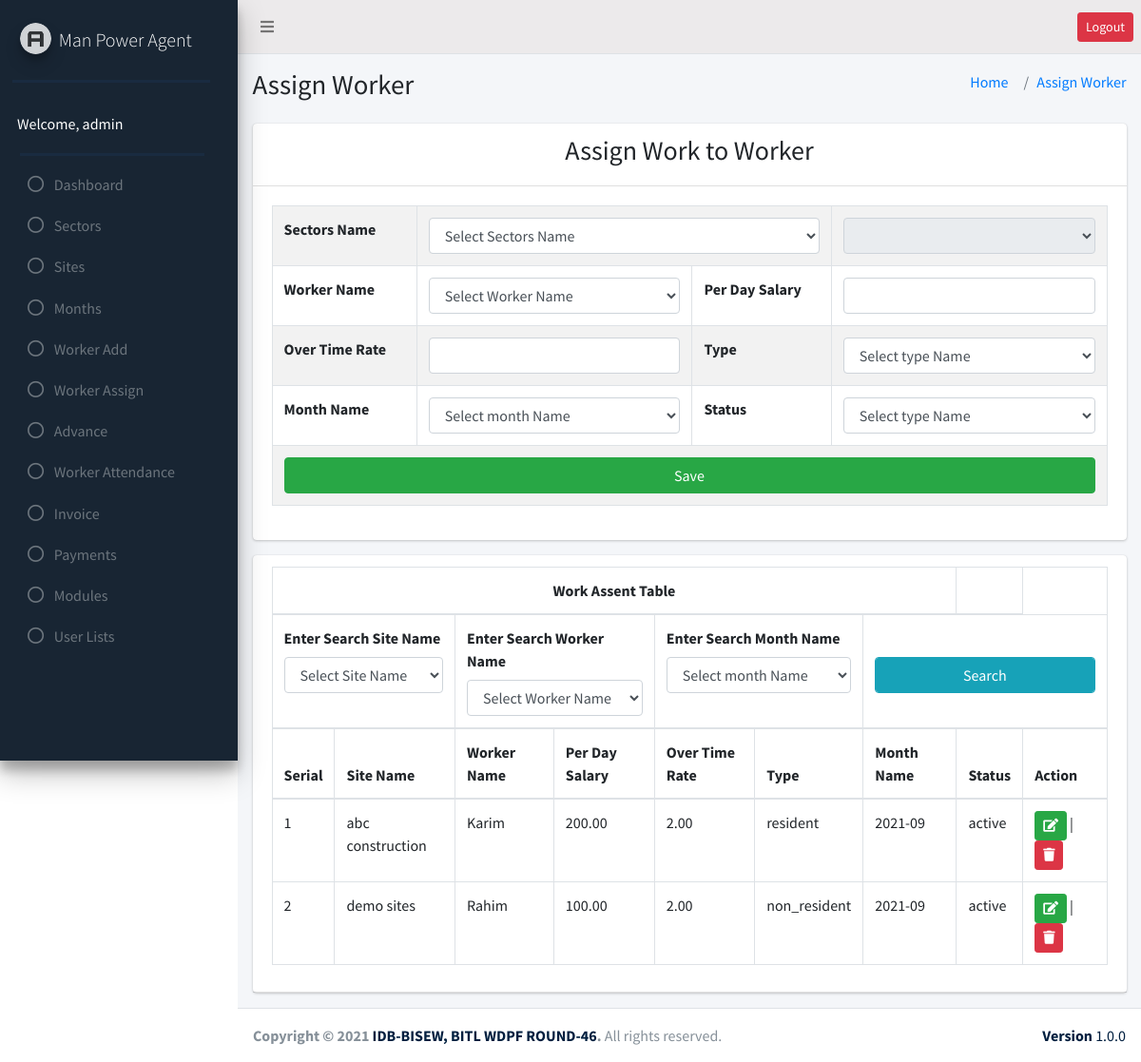
The app's page /worker_assign/worker_assign.php (signed in) with its own data.
### tables this page shows
CREATE TABLE `user_role` (
  `id` int(11) NOT NULL,
  `adminID` int(11) NOT NULL,
  `sites_edit` int(50) DEFAULT NULL,
  `sites_delete` int(50) DEFAULT NULL,
  `sectors_edit` int(50) DEFAULT NULL,
  `sectors_delete` int(50) DEFAULT NULL,
  `add_worker_edit` int(50) DEFAULT NULL,
  `add_worker_delete` int(50) DEFAULT NULL,
  `worker_assign_edit` int(50) DEFAULT NULL,
  `worker_assign_delete` int(50) DEFAULT NULL,
  `advance_edit` int(50) DEFAULT NULL,
  `advance_delete` int(50) DEFAULT NULL,
  `payments_edit` int(50) DEFAULT NULL,
  `payments_delete` int(50) DEFAULT NULL,
  `month_edit` int(50) DEFAULT NULL,
  `month_delete` int(50) DEFAULT NULL,
  `modules_edit` int(50) DEFAULT NULL,
  `modules_delete` int(50) DEFAULT NULL,
  `user_lists_edit` int(50) DEFAULT NULL,
  `user_lists_delete` int(50) DEFAULT NULL,
  `worker_attendance_edit` int(11) NOT NULL,
  `worker_attendance_delete` int(11) NOT NULL,
  `invoice_edit` int(11) NOT NULL,
  `invoice_delete` int(11) NOT NULL
);

CREATE TABLE `worker_assign` (
  `id` bigint(20) NOT NULL,
  `siteID` int(11) NOT NULL,
  `workerID` bigint(20) NOT NULL,
  `per_day_salary` decimal(10,2) NOT NULL,
  `ot_rate` decimal(10,2) NOT NULL,
  `type` enum('resident','non_resident') NOT NULL,
  `monthID` int(11) NOT NULL,
  `status` enum('active','inactive') NOT NULL
);

CREATE TABLE `sites` (
  `id` int(11) NOT NULL,
  `sectorID` int(11) NOT NULL,
  `site_name` varchar(255) NOT NULL,
  `address` text NOT NULL,
  `contact_no` varchar(255) NOT NULL,
  `status` enum('active','inactive') NOT NULL
);

CREATE TABLE `worker` (
  `id` bigint(20) NOT NULL,
  `name` varchar(255) NOT NULL,
  `iqama_number` varchar(255) NOT NULL,
  `local_number` varchar(255) NOT NULL,
  `whatsapp_number` varchar(150) NOT NULL,
  `photo` text NOT NULL,
  `iqama_photo` text NOT NULL,
  `current_address` text NOT NULL,
  `working_place` text NOT NULL,
  `daily_basic_salary` decimal(10,2) NOT NULL,
  `ot_rate` decimal(10,2) NOT NULL,
  `passport_number` varchar(100) NOT NULL,
  `status` enum('active','inactive') NOT NULL
);

CREATE TABLE `month` (
  `id` int(11) NOT NULL,
  `month_name` varchar(255) NOT NULL,
  `status` enum('active','inactive') NOT NULL
);

### worker_assign/worker_assign.php (the view, shortened to what this page needs)
<?php
require_once("../header.php");
require_once("../sidebar.php");
    ?>
<section class="content-header">
  <div class="container-fluid">
    <div class="row mb-2">
      <div class="col-sm-6">
        <h1>Assign Worker</h1>
      </div>
      <div class="col-sm-6">
        <ol class="breadcrumb float-sm-right">
          <li class="breadcrumb-item"><a href="#">Home</a></li>
          <li class="breadcrumb-item"><a href="#">Assign Worker</a></li>
        </ol>
      </div>
    </div>
  </div>
</section>
<section class="content">
  <div class="container-fluid">
    <div class="row">
      <div class="col-md-12">
        <div class="card">
          <div class="card-header text-center">
            <h3>
              Assign Work to Worker
            </h3>
          </div>
          <div class="card-body">
            <form action="" method="post">
              <table class="table table-bordered table-striped table-hover ">
                <tr>
                  <th>Sectors Name</th>
                  <td colspan="6">
                    <select id="div" class="form-control">
                      <option>Select Sectors Name </option>
                  </td>
                  <th id="dis">
                    <select class="form-control" name="siteID" disabled>
                    </select>
                </tr>
                <tr>
                  <th>Worker Name</th>
                  <td colspan="4">
                    <select class="form-control" name="workerID">
                      <option value="">Select Worker Name </option>
                  </td>
                  <th>Per Day Salary</th>
                  <td colspan="4">
                    <input type="text" name="per_day_salary" class="form-control">
                  </td>
                </tr>
                <tr>
                  <th>Over Time Rate</th>
                  <td colspan="4">
                    <input type="text" name="ot_rate" class="form-control">
                  </td>
                  <th>Type</th>
                  <td colspan="4">
                    <select class="form-control" name="type">
                      <option value="0">Select type Name </option>
                  </td>
                </tr>
                <tr>
                  <th>Month Name</th>
                  <td colspan="4">
                    <select class="form-control" name="monthID">
                      <option value="">Select month Name </option>
                  </td>
                  <th>Status</th>
                  <td colspan="4">
                    <select class="form-control" name="status">
                      <option value="0">Select type Name </option>
                  </td>
                </tr class="text-center">
                <td colspan="10">
                  <input type="submit" name="submit" value="Save" class="btn btn-block btn-success">
                </td>
              </table>
            </form>
          </div>
        </div>
      </div>
    </div>
  </div>
  <div class="container-fluid">
    <div class="row">
      <div class="col-md-12">
        <div class="card">
          <div class="card-header">
            <table class="table table-bordered">
              <thead>
                <tr>
                  <th colspan="7" class="text-center">Work Assent Table
                  <th>
                </tr>
                <?php
            if (isset($_GET['Siten']) && isset($_GET['Workern']) && isset($_GET['Monthn'])) {
                echo"";
            } else {?>
                <form method="post">
                  <tr>
                    <td colspan="2">
                      <label>Enter Search Site Name </label>
                      <select class="form-control" name="Siten">
                        <option disabled selected value>Select Site Name </option>
                    </td>
                    <td colspan="2">
                      <label>Enter Search Worker Name </label>
                      <select class="form-control" name="Workern">
                        <option disabled selected value>Select Worker Name </option>
                      </select>
                    <td colspan="2">
                      <label>Enter Search Month Name </label>
                      <select class="form-control" name="Monthn">
                        <option disabled selected value>Select month Name </option>
                    </td>
                    <td colspan="3">
                      <label>&nbsp;&nbsp;&nbsp;&nbsp;</label>
                      <input type="submit" name="submit" class=" btn-info form-control" value="Search" />
                    </td>
                  </tr>
                </form>
                <?php } ?>
                <tr>
                  <th>Serial</th>
                  <th>Site Name</th>
                  <th>Worker Name </th>
                  <th>Per Day Salary</th>
                  <th>Over Time Rate</th>
                  <th>Type</th>
                  <th>Month Name</th>
                  <th>Status</th>
                  <th>Action</th>
                </tr>
              </thead>
              <?php
                    if (isset($_POST["Siten"]) && isset($_POST["Workern"]) && isset($_POST["Monthn"])) {
                        $sites=$_POST['Siten'];
                        $workers=$_POST['Workern'];
                        $months=$_POST['Monthn'];
                        $workerassign=$conn->query("SELECT worker_assign.id,worker_assign.per_day_salary,worker_assign.ot_rate,worker_assign.type,worker_assign.status,sites.site_name,worker.name,month.month_name FROM worker_assign JOIN sites ON sites.id=worker_assign.siteID JOIN worker ON worker.id=worker_assign.workerID JOIN month ON month.id=worker_assign.monthID WHERE siteID={$sites} AND workerID={$workers} AND monthID={$months}");
                    } else {
                        $workerassign=$conn->query("SELECT worker_assign.id,worker_assign.per_day_salary,worker_assign.ot_rate,worker_assign.type,worker_assign.status,sites.site_name,worker.name,month.month_name FROM worker_assign JOIN sites ON sites.id=worker_assign.siteID JOIN worker ON worker.id=worker_assign.workerID JOIN month ON month.id=worker_assign.monthID");
                    }
                    $i=0;
                    while ($workerassignrow=$workerassign->fetch_assoc()) {?>
              <tr>
                <td><?= ++$i;?>
                </td>
                <td><?= $workerassignrow['site_name'];?>
                </td>
                <td><?= $workerassignrow['name'];?>
                </td>
                <td><?= $workerassignrow['per_day_salary'];?>
                </td>
                <td><?= $workerassignrow['ot_rate'];?>
                </td>
                <td><?= $workerassignrow['type'];?>
                </td>
                <td><?= $workerassignrow['month_name'];?>
                </td>
                <td><?= $workerassignrow['status'];?>
                </td>
                <td>
                  <a href="update.php?id=<?php echo $workerassignrow['id'] ?>"
                    class=" btn btn-sm  btn-success "><i class="fas fa-edit"></i></a> |
                  <a href="delete.php?id=<?php echo $workerassignrow['id'] ?>"
                    class=" btn btn-sm btn-danger" onclick="return confirm('Are you sure?')"><i
                      class="fas fa-trash"></i></a>
                </td>
              </tr>
              <?php } ?>
            </table>
          </div>
        </div>
      </div>
    </div>
  </div>
</section>
<?php require("../footer.php"); ?>

### sidebar.php (shortened to what this page needs)
 <?php
    $serverName = 'http://'.$_SERVER['SERVER_NAME'].'/man_power_agent';
    require_once("db_config.php");
?>
 <aside class="main-sidebar bg-success pt-14  elevation-4">
   <a href="" class="brand-link">
     <img src="<?= $serverName; ?>/assets/images/AdminLTELogo.png"
       alt="AdminLTE Logo" class="brand-image img-circle elevation-3" style="opacity: .8">
     <span class="brand-text font-weight-light">Man Power Agent</span>
   </a>
   <div class="bb-2"></div>
   <div class="sidebar">
     <div class="user-panel mt-3  d-flex">
       <div class="info text-white">
         Welcome, <?= $_SESSION['name']; ?>
       </div>
     </div>
     <div class="bb-2"></div>
     <nav class="mt-2">
       <ul class="nav nav-pills nav-sidebar flex-column" data-widget="treeview" role="menu" data-accordion="false">
       <li class="nav-item">
           <a href="http://localhost/man_power_agent/dashboard.php" class="nav-link">
             <i class="far fa-circle nav-icon"></i>
             <p>Dashboard</p>
           </a>
         </li>
         <?php
         $result = $conn->query("SELECT * FROM `admin`");
           while ($row = $result->fetch_assoc()) {
               if ($_SESSION['name'] == $row['name']) {
                   $id = $_SESSION['id'];
                   if ($row['status'] =='active') {
                       $userRoleTable= $conn->query("SELECT * FROM `user_role` JOIN admin ON admin.id= user_role.adminID WHERE `adminID`= $id");
                       while ($roleRow = $userRoleTable->fetch_assoc()) {
                           ?>
        <?php
           if ($roleRow['sectors_edit'] == '1'  || $roleRow['sectors_delete'] == '1') {
               ?>
         <li class="nav-item">
           <a href="http://localhost/man_power_agent/sectors/sectors.php" class="nav-link">
             <i class="far fa-circle nav-icon"></i>
             <p>Sectors</p>
           </a>
         </li>
         <?php
           }
           if ($roleRow['sites_edit'] == '1'  || $roleRow['sites_delete'] == '1') {
               ?>
         <li class="nav-item">
           <a href="http://localhost/man_power_agent/sites/sites.php" class="nav-link">
             <i class="far fa-circle nav-icon"></i>
             <p>Sites</p>
           </a>
         </li>
         <?php
           }
           if ($roleRow['month_edit'] == '1'  || $roleRow['month_delete'] == '1') { ?>
         <li class="nav-item">
           <a href="http://localhost/man_power_agent/month/month.php" class="nav-link">
             <i class="far fa-circle nav-icon"></i>
             <p>Months</p>
           </a>
         </li>
         <?php } ?>
        <?php  if ($roleRow['add_worker_edit'] == '1'  || $roleRow['add_worker_delete'] == '1') { ?>
         <li class="nav-item">
           <a href="http://localhost/man_power_agent/add_worker/add_worker.php" class="nav-link">
             <i class="far fa-circle nav-icon"></i>
             <p>Worker Add</p>
           </a>
         </li>
         <?php } ?>
         <?php  if ($roleRow['worker_assign_edit'] == '1'  || $roleRow['worker_assign_delete'] == '1') { ?>
         <li class="nav-item">
           <a href="http://localhost/man_power_agent/worker_assign/worker_assign.php" class="nav-link">
             <i class="far fa-circle nav-icon"></i>
             <p>Worker Assign</p>
           </a>
         </li>
         <?php  } ?>
         <?php  if ($roleRow['advance_edit'] == '1'  || $roleRow['advance_delete'] == '1') { ?>
         <li class="nav-item">
           <a href="http://localhost/man_power_agent/advance/advance.php" class="nav-link">
             <i class="far fa-circle nav-icon"></i>
             <p>Advance</p>
           </a>
         </li>
         <?php } ?>
         <?php  if ($roleRow['worker_attendance_edit'] == '1'  || $roleRow['worker_attendance_delete'] == '1') { ?>
         <li class="nav-item">
           <a href="http://localhost/man_power_agent/worker_attendance/worker_attendance.php" class="nav-link">
             <i class="far fa-circle nav-icon"></i>
             <p>Worker Attendance</p>
           </a>
         </li>
         <?php } ?>
         <?php  if ($roleRow['invoice_edit'] == '1'  || $roleRow['invoice_delete'] == '1') { ?>
         <li class="nav-item">
           <a href="http://localhost/man_power_agent/invoice/invoice.php" class="nav-link">
             <i class="far fa-circle nav-icon"></i>
             <p>Invoice</p>
           </a>
         </li>
         <?php } ?>
         <?php  if ($roleRow['payments_edit'] == '1'  || $roleRow['payments_delete'] == '1') { ?>
          <li class="nav-item">
           <a href="http://localhost/man_power_agent/payments/payments.php" class="nav-link">
             <i class="far fa-circle nav-icon"></i>
             <p>Payments</p>
           </a>
         </li>
         <?php } ?>
         <?php  if ($roleRow['modules_edit'] == '1'  || $roleRow['modules_delete'] == '1') { ?>
         <li class="nav-item">
           <a href="http://localhost/man_power_agent/modules/modules.php" class="nav-link">
             <i class="far fa-circle nav-icon"></i>
             <p>Modules</p>
           </a>
         </li>
         <?php } ?>
         <?php  if ($roleRow['user_lists_edit'] == '1'  || $roleRow['user_lists_delete'] == '1') { ?>
          <li class="nav-item">
           <a href="http://localhost/man_power_agent/user_lists/user_lists.php" class="nav-link">
             <i class="far fa-circle nav-icon"></i>
             <p>User Lists</p>
           </a>
         </li>
         <?php  } ?>
         <?php
                       }
                   }
                   else {
                       header("location: inactive_user.php");
                   }
               }
           }
         ?>
       </ul>
     </nav>
   </div>
 </aside>

### records on screen
user_role: sectors_edit 1 (drawn), sites_edit 0 (drawn), month_edit 1 (drawn), add_worker_edit 1 (drawn), worker_assign_edit 1 (drawn), advance_edit 1 (drawn), worker_attendance_edit 1 (drawn), invoice_edit 1 (drawn), payments_edit 1 (drawn), modules_edit 1 (drawn), user_lists_edit 1 (drawn)
worker_assign: siteID.site_name "abc construction", workerID.name "Karim", per_day_salary "200.00", ot_rate "2.00", type "resident", monthID.month_name "2021-09", status "active"
worker_assign: siteID.site_name "demo sites", workerID.name "Rahim", per_day_salary "100.00", ot_rate "2.00", type "non_resident", monthID.month_name "2021-09", status "active"

### other values on screen
$_SESSION['name'] "admin"
